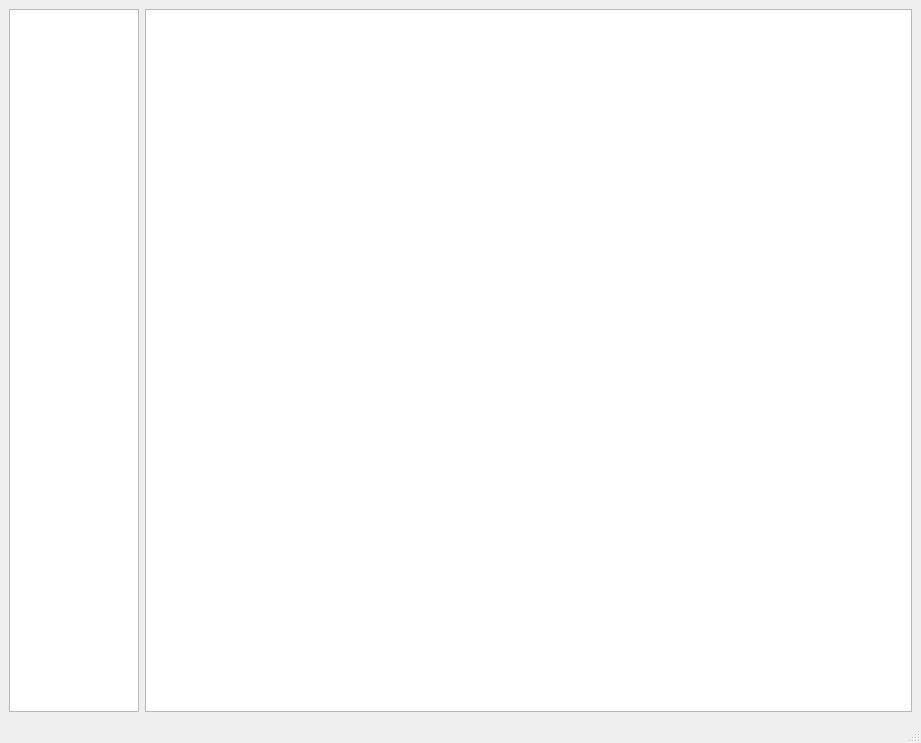
<?xml version="1.0" encoding="UTF-8"?>
<ui version="4.0">
 <class>MainWindow</class>
 <widget class="QMainWindow" name="MainWindow">
  <property name="geometry">
   <rect>
    <x>0</x>
    <y>0</y>
    <width>921</width>
    <height>743</height>
   </rect>
  </property>
  <property name="windowTitle">
   <string>MainWindow</string>
  </property>
  <widget class="QWidget" name="centralwidget">
   <layout class="QHBoxLayout" name="horizontalLayout">
    <item>
     <widget class="QListWidget" name="ToolBoxLW">
      <property name="maximumSize">
       <size>
        <width>130</width>
        <height>16777215</height>
       </size>
      </property>
     </widget>
    </item>
    <item>
     <widget class="QGraphicsView" name="WorkPlaceGV">
      <property name="styleSheet">
       <string notr="true">background-image: url(:/resource/frames/bg_grid.gif);</string>
      </property>
     </widget>
    </item>
   </layout>
  </widget>
  <widget class="QMenuBar" name="menubar">
   <property name="geometry">
    <rect>
     <x>0</x>
     <y>0</y>
     <width>921</width>
     <height>20</height>
    </rect>
   </property>
  </widget>
  <widget class="QStatusBar" name="statusbar"/>
 </widget>
 <resources/>
 <connections/>
</ui>
